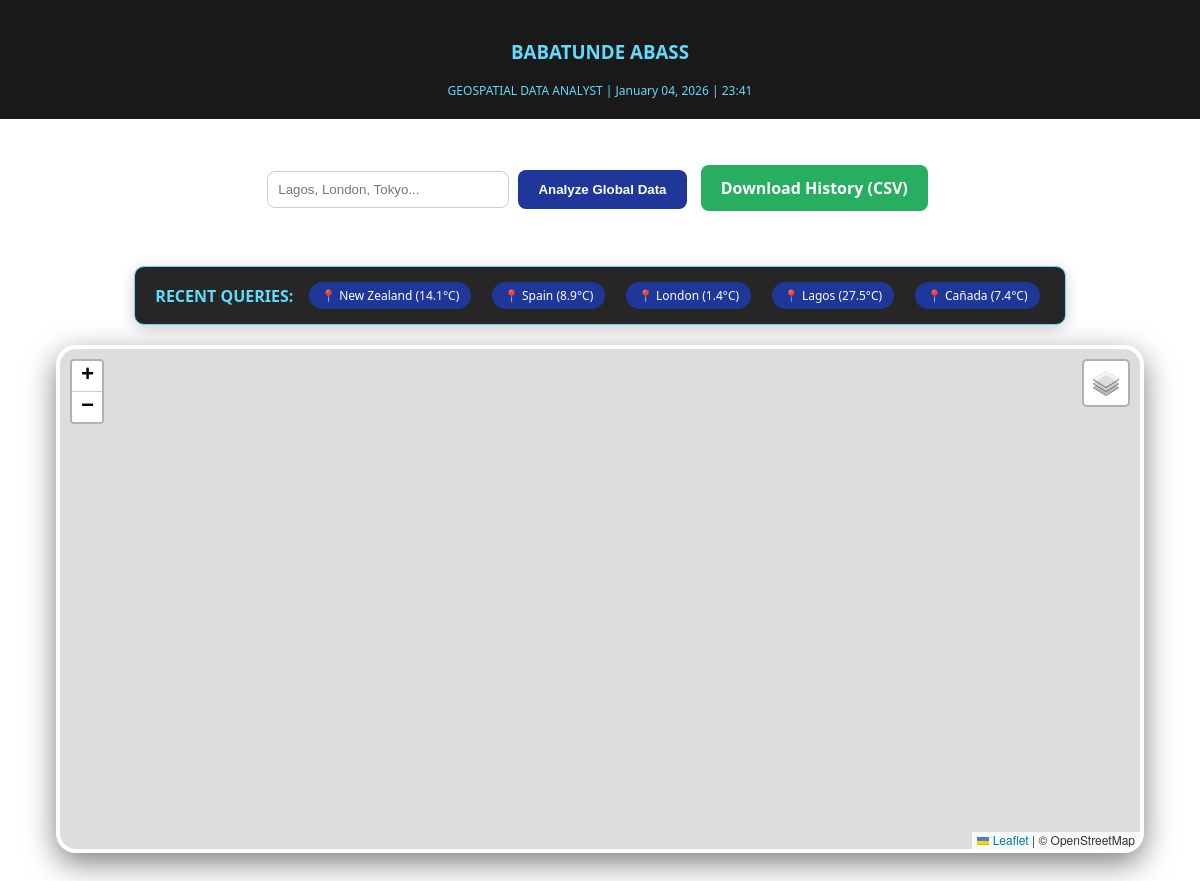
Before: / with the older database file.
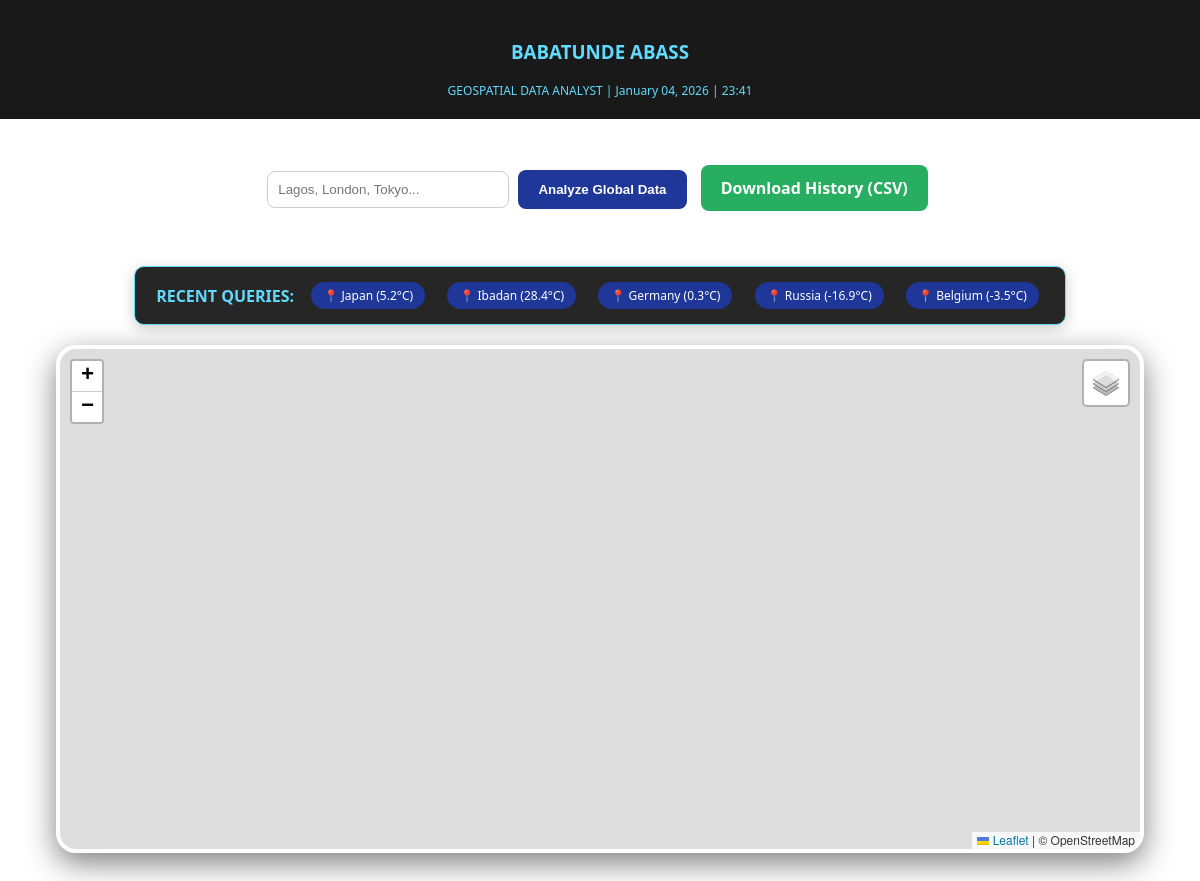
After: the same page with the newer database file.
### tables this page shows
CREATE TABLE history (city TEXT, temp REAL, timestamp DATETIME);

### app.py (the view, shortened to what this page needs)
@app.route('/', methods=['GET', 'POST'])
def index():
    weather_list = []
    stats = {}
    report_date = datetime.now().strftime("%B %d, %Y | %H:%M")
    recent_history = get_history()
    return render_template('index.html', weather_list=weather_list, report_date=report_date, stats=stats, history=recent_history)

### app.py (called while the page is built)
def get_history():
    conn = sqlite3.connect('final_weather.db')
    cursor = conn.execute(
        'SELECT city, temp FROM history ORDER BY timestamp DESC LIMIT 5')
    rows = cursor.fetchall()
    conn.close()
    return rows

### templates/index.html (shortened to what this page needs)
<!DOCTYPE html>
<html lang="en">
<head>
    <link rel="stylesheet" href="https://unpkg.com/leaflet@1.9.4/dist/leaflet.css" />
</head>
<body>
    <div class="header">
        <h3>BABATUNDE ABASS</h3>
        <p style="margin:0; font-size: 12px;">GEOSPATIAL DATA ANALYST | {{ report_date }}</p>
    </div>
    <div class="search-box">
        <form method="POST" style="display: inline-block;">
            <input type="text" name="city" placeholder="Lagos, London, Tokyo..." required style="padding: 10px; border-radius: 8px; border: 1px solid #ccc; width: 220px;">
            <button type="submit" class="btn btn-blue">Analyze Global Data</button>
        </form>
        {% if history %}
            <a href="/export" class="btn btn-green">Download History (CSV)</a>
        {% endif %}
    </div>
    {% if history %}
    <div class="stats-bar" style="background: rgba(0,0,0,0.85); color: #61dafb; border: 1px solid #61dafb;">
        <span style="font-weight: bold;">RECENT QUERIES:</span>
        {% for h_city, h_temp in history %}
            <span class="history-item">📍 {{ h_city }} ({{ h_temp }}°C)</span>
        {% endfor %}
    </div>
    {% endif %}
    <div id="map"></div>
    <div style="display: flex; flex-wrap: wrap; justify-content: center; gap: 20px; padding: 20px;">
    </div>
</body>
</html>

### templates/index.html (style rules this page uses)
body { background-image: url('https://images.unsplash.com/photo-1464822759023-fed622ff2c3b?auto=format&fit=crop&w=1920&q=80'); background-size: cover; background-position: center; background-attachment: fixed; font-family: 'Segoe UI', sans-serif; text-align: center; margin: 0; padding-top: 140px; }
.header { background: rgba(0, 0, 0, 0.9); color: #61dafb; padding: 20px 0; width: 100%; position: fixed; top: 0; z-index: 1000; }
.stats-bar { background: rgba(255, 255, 255, 0.9); padding: 15px; margin: 10px auto; max-width: 900px; border-radius: 10px; display: flex; justify-content: space-around; box-shadow: 0 4px 15px rgba(0,0,0,0.2); align-items: center; }
.search-box { background: rgba(255, 255, 255, 0.95); padding: 20px; border-radius: 15px; display: inline-block; margin-bottom: 20px; }
#map { height: 500px; width: 90%; margin: 20px auto; border-radius: 20px; border: 4px solid white; box-shadow: 0 10px 30px rgba(0,0,0,0.5); z-index: 1; }
.btn { padding: 12px 20px; border-radius: 8px; font-weight: bold; text-decoration: none; display: inline-block; border: none; margin: 5px; color: white; cursor: pointer; }
.btn-blue { background: #1e3799; }
.btn-green { background: #27ae60; }
.history-item { background: #1e3799; color: white; padding: 5px 12px; border-radius: 20px; font-size: 12px; margin: 0 5px; }

Changed rows visible on the page:
no longer on this page (row unchanged): history: city "New Zealand", temp "14.1"
no longer on this page (row unchanged): history: city "Spain", temp "8.9"
no longer on this page (row unchanged): history: city "London", temp "1.4"
no longer on this page (row unchanged): history: city "Lagos", temp "27.5"
no longer on this page (row unchanged): history: city "Cañada", temp "7.4"
added history: city "Japan", temp "5.2"
added history: city "Ibadan", temp "28.4"
added history: city "Germany", temp "0.3"
added history: city "Russia", temp "-16.9"
added history: city "Belgium", temp "-3.5"
